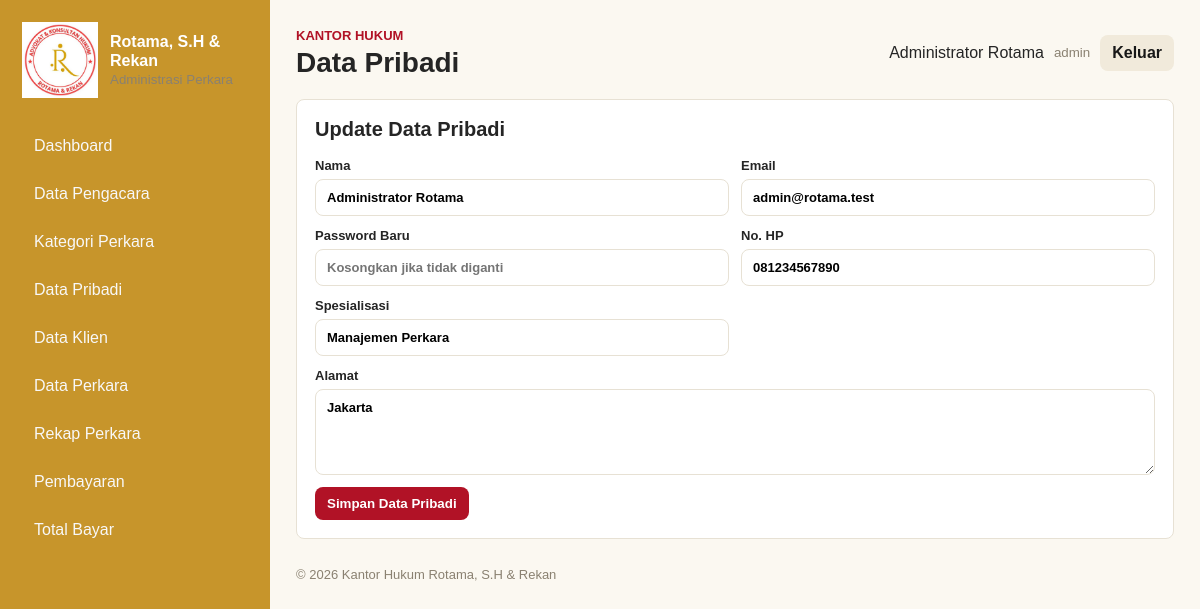
/index.php?action=profile (signed in), run on the app's committed database.
### tables this page shows
CREATE TABLE users (
  id INT AUTO_INCREMENT PRIMARY KEY,
  name VARCHAR(120) NOT NULL,
  email VARCHAR(120) NOT NULL UNIQUE,
  password VARCHAR(255) NOT NULL,
  role ENUM('admin', 'pengacara') NOT NULL DEFAULT 'pengacara',
  phone VARCHAR(30) NULL,
  address TEXT NULL,
  specialization VARCHAR(120) NULL,
  created_at TIMESTAMP DEFAULT CURRENT_TIMESTAMP
);

### src/bootstrap.php (called while the page is built, shortened)
<?php
function db(): PDO
{
    $config = require __DIR__ . '/../config/database.php';
    $dsn = sprintf(
        'mysql:host=%s;dbname=%s;charset=%s',
        $config['host'],
        $config['database'],
        $config['charset']
    );
    $pdo = new PDO($dsn, $config['username'], $config['password'], [
        PDO::ATTR_ERRMODE => PDO::ERRMODE_EXCEPTION,
        PDO::ATTR_DEFAULT_FETCH_MODE => PDO::FETCH_ASSOC,
    ]);
    return $pdo;
}
function current_user(): array
{
    return $_SESSION['user'] ?? [];
}
function is_admin(): bool
{
    return (current_user()['role'] ?? '') === 'admin';
}
function e(?string $value): string
{
    return htmlspecialchars((string) $value, ENT_QUOTES, 'UTF-8');
}
function find_by_id(string $table, int $id): ?array
{
    $allowed = ['users', 'clients', 'case_categories', 'cases', 'payments', 'case_documents'];
    $stmt = db()->prepare("SELECT * FROM {$table} WHERE id = ?");
    $stmt->execute([$id]);
    $row = $stmt->fetch();
    return $row ?: null;
}
function render(string $view, array $data = []): void
{
    extract($data, EXTR_SKIP);
    require __DIR__ . '/partials/header.php';
    require __DIR__ . '/pages/' . $view . '.php';
    require __DIR__ . '/partials/footer.php';
}

### src/pages/profile.php (called while the page is built)
<?php
$title = 'Data Pribadi';
$edit = find_by_id('users', (int) current_user()['id']);
render('profile_view', compact('title', 'edit'));

### public/index.php (called while the page is built, shortened)
<?php
require_once __DIR__ . '/../src/bootstrap.php';
$action = $_GET['action'] ?? (is_logged_in() ? 'dashboard' : 'login');
$routes = [
    'login' => 'auth/login.php',
    'authenticate' => 'auth/authenticate.php',
    'dashboard' => 'dashboard.php',
    'lawyers' => 'lawyers/index.php',
    'lawyer_form' => 'lawyers/form.php',
    'lawyer_save' => 'lawyers/save.php',
    'lawyer_delete' => 'lawyers/delete.php',
    'profile' => 'profile.php',
    'profile_save' => 'profile_save.php',
    'clients' => 'clients/index.php',
    'client_form' => 'clients/form.php',
    'client_save' => 'clients/save.php',
    'client_delete' => 'clients/delete.php',
    'categories' => 'categories/index.php',
    'category_form' => 'categories/form.php',
    'category_save' => 'categories/save.php',
    'category_delete' => 'categories/delete.php',
    'cases' => 'cases/index.php',
    'case_form' => 'cases/form.php',
    'case_save' => 'cases/save.php',
    'case_delete' => 'cases/delete.php',
    'case_documents' => 'cases/documents.php',
    'case_document_delete' => 'cases/document_delete.php',
    'reports' => 'reports.php',
    'payments' => 'payments/index.php',
    'payment_form' => 'payments/form.php',
    'payment_save' => 'payments/save.php',
    'payment_delete' => 'payments/delete.php',
    'totals' => 'totals.php',
];
require __DIR__ . '/../src/pages/' . $routes[$action];

### src/pages/profile_view.php (the view)
<section class="form-panel">
    <h2>Update Data Pribadi</h2>
    <form class="form" method="post" action="index.php?action=profile_save">
        <label>Nama
            <input name="name" required value="<?= e($edit['name'] ?? '') ?>">
        </label>
        <label>Email
            <input type="email" name="email" required value="<?= e($edit['email'] ?? '') ?>">
        </label>
        <label>Password Baru
            <input type="password" name="password" placeholder="Kosongkan jika tidak diganti">
        </label>
        <label>No. HP
            <input name="phone" value="<?= e($edit['phone'] ?? '') ?>">
        </label>
        <label>Spesialisasi
            <input name="specialization" value="<?= e($edit['specialization'] ?? '') ?>">
        </label>
        <label class="span-2">Alamat
            <textarea name="address"><?= e($edit['address'] ?? '') ?></textarea>
        </label>
        <div class="actions span-2">
            <button class="btn primary" type="submit">Simpan Data Pribadi</button>
        </div>
    </form>
</section>

### src/partials/header.php (shortened to what this page needs)
<?php $user = current_user(); ?>
<!doctype html>
<html lang="id">
<head>
    <link rel="stylesheet" href="assets/styles.css?v=2">
</head>
<body>
<aside class="sidebar">
    <div class="brand">
        <img class="brand-logo" src="assets/logo.jpeg" alt="Logo Kantor">
        <div>
            <strong>Rotama, S.H & Rekan</strong>
            <small>Administrasi Perkara</small>
        </div>
    </div>
    <nav>
        <a href="index.php?action=dashboard">Dashboard</a>
        <?php if (is_admin()): ?>
            <a href="index.php?action=lawyers">Data Pengacara</a>
            <a href="index.php?action=categories">Kategori Perkara</a>
        <?php endif; ?>
        <a href="index.php?action=profile">Data Pribadi</a>
        <a href="index.php?action=clients">Data Klien</a>
        <a href="index.php?action=cases">Data Perkara</a>
        <a href="index.php?action=reports">Rekap Perkara</a>
        <a href="index.php?action=payments">Pembayaran</a>
        <a href="index.php?action=totals">Total Bayar</a>
    </nav>
</aside>
<main class="main">
    <header class="topbar">
        <div>
            <span class="eyebrow">Kantor Hukum</span>
            <h1><?= e($title ?? 'Administrasi Perkara') ?></h1>
        </div>
        <div class="userbox">
            <span><?= e($user['name'] ?? '') ?></span>
            <small><?= e($user['role'] ?? '') ?></small>
            <a class="btn ghost" href="index.php?action=logout">Keluar</a>
        </div>
    </header>

### public/assets/styles.css (style rules this page uses)
:root { --red: #b11226; --red-dark: #730917; --yellow: #f5b51b; --black: #171717; --white: #ffffff; --line: #e7e1d4; --soft: #fbf8f1; --text: #252525; }
* { box-sizing: border-box; }
body { margin: 0; font-family: Arial, Helvetica, sans-serif; color: var(--text); background: var(--soft); }
a { color: inherit; text-decoration: none; }
.sidebar { position: fixed; inset: 0 auto 0 0; width: 270px; background: #c7952b; color: var(--white); padding: 22px; overflow-y: auto; }
.sidebar .brand-logo { width: 76px !important; height: 76px !important; max-width: 76px !important; max-height: 76px !important; object-fit: contain !important; display: block; flex-shrink: 0; }
.sidebar .brand { align-items: center; }
.brand { display: flex; gap: 12px; align-items: center; margin-bottom: 28px; }
.brand strong { display: block; line-height: 1.2; }
.brand small, .muted, .userbox small { color: #8a8171; }
.sidebar nav { display: grid; gap: 8px; }
.sidebar a { padding: 11px 12px; border-radius: 8px; color: #f8f8f8; }
.main { margin-left: 270px; min-height: 100vh; padding: 26px; }
.topbar { display: flex; justify-content: space-between; gap: 20px; align-items: center; margin-bottom: 20px; }
.eyebrow { color: var(--red); font-size: 13px; font-weight: 700; text-transform: uppercase; }
h1 { margin: 3px 0 0; font-size: 28px; }
h2 { margin-top: 0; font-size: 20px; }
.userbox { display: flex; gap: 10px; align-items: center; justify-content: flex-end; flex-wrap: wrap; }
.card, .table-wrap, .form-panel { background: var(--white); border: 1px solid var(--line); border-radius: 8px; padding: 18px; }
.form { display: grid; grid-template-columns: repeat(2, minmax(0, 1fr)); gap: 12px; }
label { display: grid; gap: 6px; font-weight: 700; font-size: 13px; }
input, select, textarea { width: 100%; border: 1px solid var(--line); border-radius: 8px; padding: 10px 11px; font: inherit; background: #fff; }
textarea { min-height: 86px; resize: vertical; }
.span-2 { grid-column: span 2; }
.actions { display: flex; gap: 8px; flex-wrap: wrap; align-items: center; }
.btn { display: inline-flex; align-items: center; justify-content: center; border: 0; border-radius: 8px; padding: 9px 12px; font-weight: 700; cursor: pointer; }
.btn.primary { background: var(--red); color: var(--white); }
.btn.ghost { background: #f1eadb; color: var(--black); }

### data on the page
users: name "Administrator Rotama", role "admin", email "admin@rotama.test", phone "081234567890", specialization "Manajemen Perkara", address "Jakarta"

### other printed values
$title "Data Pribadi"
